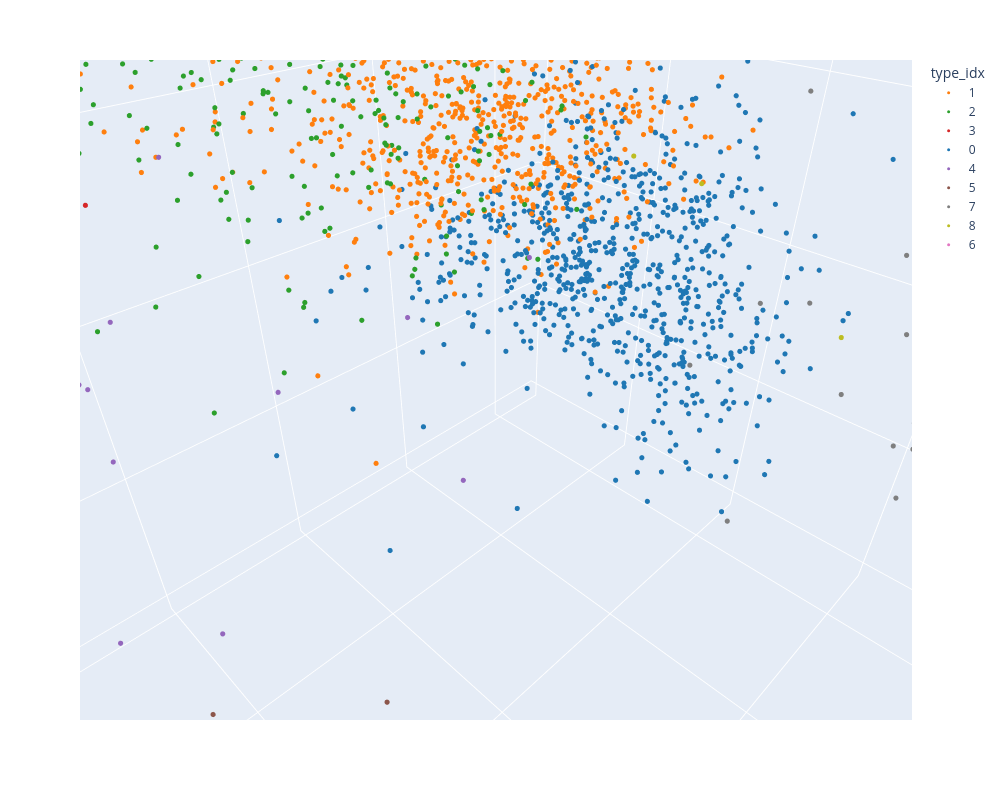

The notebook cell saved with this chart:
### Code cell
import plotly.express as px

mpl_colors = {
    '0': '#1f77b4', '1': '#ff7f0e', '2': '#2ca02c', '3': '#d62728', '4': '#9467bd',
    '5': '#8c564b', '6': '#e377c2', '7': '#7f7f7f', '8': '#bcbd22', '9': '#17becf'
}

df = pd.DataFrame()
df['pcs_later1'] = pcs[:,0]
df['pcs_later2'] = pcs[:,1]
df['pcs_later3'] = pcs[:,2]
df['type_idx'] = sca.types_idx.astype(str)

fig = px.scatter_3d(df, x='pcs_later1', y='pcs_later2', z='pcs_later3',
                      color='type_idx', 
                      color_discrete_map=mpl_colors,
                   )
fig.update_traces(marker_size=3) 
fig.update_layout(width=1000, height=800)

fig.update_scenes(xaxis_autorange="reversed") 
fig.update_layout(scene_dragmode='orbit')
fig.show()

### Figure 1 — Plotly figure (JSON) as saved in the notebook; plotly's stock layout.template omitted (floating-point values rounded to 4 significant figures; data arrays with more than 128 entries replaced by an {"elided": "..."} marker saying what was removed)
{"data": [{"hovertemplate": "type_idx=1<br>pcs_later1=%{x}<br>pcs_later2=%{y}<br>pcs_later3=%{z}<extra></extra>", "legendgroup": "1", "marker": {"color": "#ff7f0e", "size": 3, "symbol": "circle"}, "mode": "markers", "name": "1", "scene": "scene", "showlegend": true, "type": "scatter3d", "x": {"elided": "1051 float values"}, "y": {"elided": "1051 float values"}, "z": {"elided": "1051 float values"}}, {"hovertemplate": "type_idx=2<br>pcs_later1=%{x}<br>pcs_later2=%{y}<br>pcs_later3=%{z}<extra></extra>", "legendgroup": "2", "marker": {"color": "#2ca02c", "size": 3, "symbol": "circle"}, "mode": "markers", "name": "2", "scene": "scene", "showlegend": true, "type": "scatter3d", "x": {"elided": "389 float values"}, "y": {"elided": "389 float values"}, "z": {"elided": "389 float values"}}, {"hovertemplate": "type_idx=3<br>pcs_later1=%{x}<br>pcs_later2=%{y}<br>pcs_later3=%{z}<extra></extra>", "legendgroup": "3", "marker": {"color": "#d62728", "size": 3, "symbol": "circle"}, "mode": "markers", "name": "3", "scene": "scene", "showlegend": true, "type": "scatter3d", "x": {"elided": "1068 float values"}, "y": {"elided": "1068 float values"}, "z": {"elided": "1068 float values"}}, {"hovertemplate": "type_idx=0<br>pcs_later1=%{x}<br>pcs_later2=%{y}<br>pcs_later3=%{z}<extra></extra>", "legendgroup": "0", "marker": {"color": "#1f77b4", "size": 3, "symbol": "circle"}, "mode": "markers", "name": "0", "scene": "scene", "showlegend": true, "type": "scatter3d", "x": {"elided": "773 float values"}, "y": {"elided": "773 float values"}, "z": {"elided": "773 float values"}}, {"hovertemplate": "type_idx=4<br>pcs_later1=%{x}<br>pcs_later2=%{y}<br>pcs_later3=%{z}<extra></extra>", "legendgroup": "4", "marker": {"color": "#9467bd", "size": 3, "symbol": "circle"}, "mode": "markers", "name": "4", "scene": "scene", "showlegend": true, "type": "scatter3d", "x": {"elided": "648 float values"}, "y": {"elided": "648 float values"}, "z": {"elided": "648 float values"}}, {"hovertemplate": "type_idx=5<br>pcs_later1=%{x}<br>pcs_later2=%{y}<br>pcs_later3=%{z}<extra></extra>", "legendgroup": "5", "marker": {"color": "#8c564b", "size": 3, "symbol": "circle"}, "mode": "markers", "name": "5", "scene": "scene", "showlegend": true, "type": "scatter3d", "x": {"elided": "457 float values"}, "y": {"elided": "457 float values"}, "z": {"elided": "457 float values"}}, {"hovertemplate": "type_idx=7<br>pcs_later1=%{x}<br>pcs_later2=%{y}<br>pcs_later3=%{z}<extra></extra>", "legendgroup": "7", "marker": {"color": "#7f7f7f", "size": 3, "symbol": "circle"}, "mode": "markers", "name": "7", "scene": "scene", "showlegend": true, "type": "scatter3d", "x": {"elided": "447 float values"}, "y": {"elided": "447 float values"}, "z": {"elided": "447 float values"}}, {"hovertemplate": "type_idx=8<br>pcs_later1=%{x}<br>pcs_later2=%{y}<br>pcs_later3=%{z}<extra></extra>", "legendgroup": "8", "marker": {"color": "#bcbd22", "size": 3, "symbol": "circle"}, "mode": "markers", "name": "8", "scene": "scene", "showlegend": true, "type": "scatter3d", "x": {"elided": "142 float values"}, "y": {"elided": "142 float values"}, "z": {"elided": "142 float values"}}, {"hovertemplate": "type_idx=6<br>pcs_later1=%{x}<br>pcs_later2=%{y}<br>pcs_later3=%{z}<extra></extra>", "legendgroup": "6", "marker": {"color": "#e377c2", "size": 3, "symbol": "circle"}, "mode": "markers", "name": "6", "scene": "scene", "showlegend": true, "type": "scatter3d", "x": {"elided": "424 float values"}, "y": {"elided": "424 float values"}, "z": {"elided": "424 float values"}}], "layout": {"height": 800, "legend": {"title": {"text": "type_idx"}, "tracegroupgap": 0}, "margin": {"t": 60}, "scene": {"aspectmode": "auto", "aspectratio": {"x": 1.069, "y": 0.9292, "z": 1.007}, "camera": {"center": {"x": 0, "y": 0, "z": 0}, "eye": {"x": 0.1491, "y": 0.1491, "z": 0.1491}, "projection": {"type": "perspective"}, "up": {"x": -0.4082, "y": -0.4082, "z": 0.8165}}, "domain": {"x": [0, 1], "y": [0, 1]}, "dragmode": "orbit", "xaxis": {"autorange": "reversed", "title": {"text": "pcs_later1"}, "type": "linear"}, "yaxis": {"title": {"text": "pcs_later2"}, "type": "linear"}, "zaxis": {"title": {"text": "pcs_later3"}, "type": "linear"}}, "width": 1000}}
